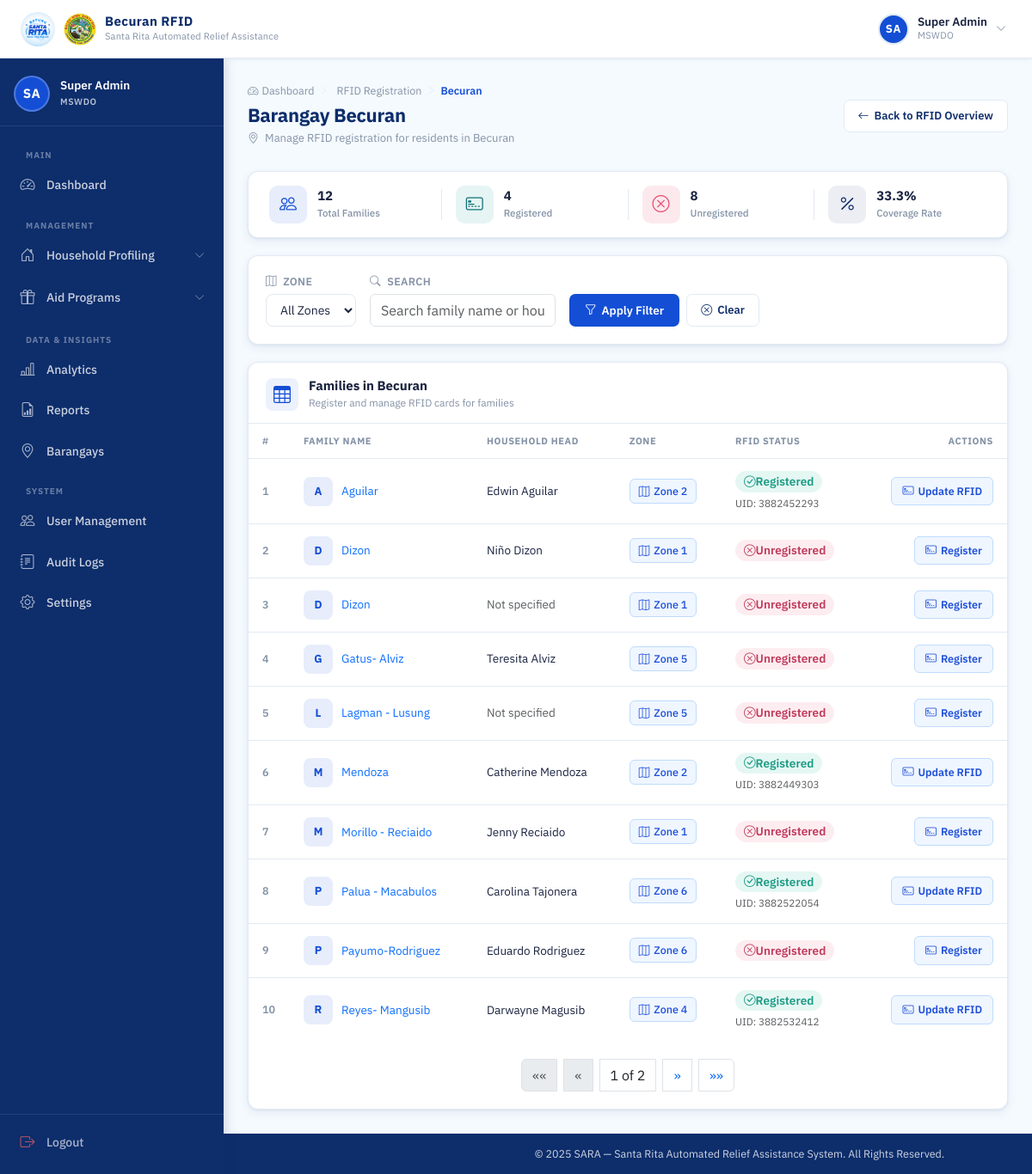
The page /mswdo/rfid/barangay/1/ (signed in) on the database as committed earlier.
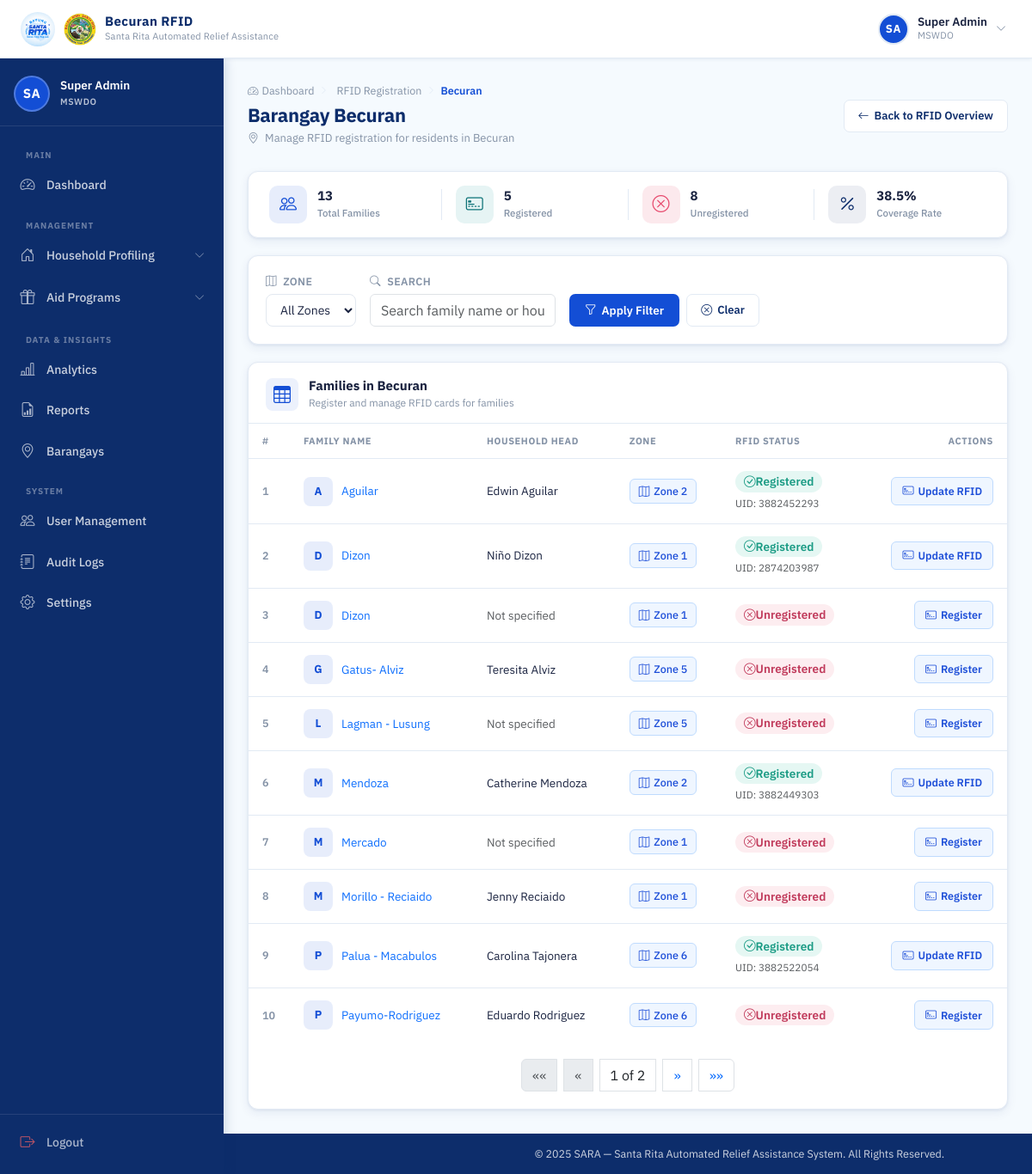
The same page on the database as committed later.
### households/models.py (models this page shows, shortened)
class Family(models.Model):
    household = models.ForeignKey(Household, on_delete=models.CASCADE, related_name='families')
    family_name = models.CharField(max_length=100)
    rfid_uid = models.CharField(
        max_length=50,
        unique=True,
        null=True,
        blank=True
    )
    is_active = models.BooleanField(default=True)
    is_archived = models.BooleanField(default=False)
    archived_at = models.DateTimeField(null=True, blank=True)
    archived_by = models.ForeignKey(settings.AUTH_USER_MODEL, on_delete=models.SET_NULL, null=True, blank=True, related_name='+')
    @property
    def head_member(self):
        return self.members.filter(relationship='HEAD').first()

class FamilyMember(models.Model):
    family = models.ForeignKey(
        Family,
        on_delete=models.CASCADE,
        related_name='members'
    )
    first_name = models.CharField(max_length=100)
    middle_name = models.CharField(max_length=100, blank=True, null=True)
    last_name = models.CharField(max_length=100)
    suffix = models.CharField(max_length=20, blank=True, null=True)
    relationship = models.CharField(max_length=20, choices=RELATIONSHIP_CHOICES)
    birthdate = models.DateField(null=True, blank=True)
    date_of_death = models.DateField(null=True, blank=True)
    birthplace = models.CharField(max_length=150, blank=True, null=True)
    sex = models.CharField(max_length=1, choices=SEX_CHOICES, blank=True, null=True)
    civil_status = models.CharField(max_length=50, choices=CIVIL_STATUS_CHOICES, blank=True, null=True)
    government_id_type = models.CharField(
        max_length=20, choices=GOVERNMENT_ID_CHOICES,
        blank=True, default='PHILSYS'
    )
    government_id_number = models.CharField(max_length=50, blank=True, null=True)
    religion = models.CharField(max_length=100, blank=True, null=True)
    citizenship = models.CharField(max_length=50, default='Filipino', blank=True, null=True)
    occupation = models.CharField(max_length=150, blank=True, null=True)
    contact_number = models.CharField(
        max_length=13,
        blank=True,
        null=True,
        validators=[
            RegexValidator(
                regex=r'^(09|\+639)\d{9}$',
                message="Phone number must be entered in the format: '09XXXXXXXXX' or '+639XXXXXXXXX'."
            )
        ]
    )
    email = models.EmailField(blank=True, null=True)
    monthly_income = models.DecimalField(max_digits=10, decimal_places=2, default=0)
    educational_attainment = models.CharField(max_length=50, choices=EDUCATIONAL_ATTAINMENT_CHOICES, blank=True, null=True)
    education_status = models.CharField(max_length=50, choices=EDUCATION_STATUS_CHOICES, blank=True, null=True)
    is_pwd = models.BooleanField(default=False)
    is_solo_parent = models.BooleanField(default=False)
    is_senior_citizen = models.BooleanField(default=False)
    is_indigenous = models.BooleanField(default=False)
    is_out_of_school_youth = models.BooleanField(default=False)
    is_out_of_school_children = models.BooleanField(default=False)
    profile_image = models.ImageField(upload_to=resident_profile_image_path, blank=True, null=True)

class Household(models.Model):
    barangay = models.ForeignKey(Barangay, on_delete=models.CASCADE, related_name='households')
    zone = models.ForeignKey(Zone, on_delete=models.CASCADE, related_name='households')
    LAND_USE_CHOICES = (
        ('RESIDENTIAL', 'Residential'),
        ('AGRICULTURAL', 'Agricultural'),
        ('COMMERCIAL', 'Commercial'),
        ('INDUSTRIAL', 'Industrial'),
        ('INSTITUTIONAL', 'Institutional'),
        ('FISHING', 'Fishing'),
    )
    HAZARD_CHOICES = (
        ('NONE', 'No Hazard'),
        ('FLOOD', 'Flood'),
        ('LANDSLIDE', 'Landslide'),
        ('FIRE', 'Fire'),
        ('EARTHQUAKE', 'Earthquake/Fault'),
        ('RIVERBANK_EROSION', 'Riverbank Erosion'),
        ('OTHER', 'Other'),
    )
    house_number = models.CharField(max_length=50)
    land_use = models.CharField(max_length=20, choices=LAND_USE_CHOICES)
    hazard_exposure = models.CharField(max_length=20, choices=HAZARD_CHOICES)
    flood_depth = models.CharField(max_length=50, blank=True)
    flood_frequency = models.CharField(max_length=50, blank=True)
    hazard_other_description = models.CharField(max_length=255, blank=True)
    accessibility = models.CharField(max_length=255, blank=True)
    location_notes = models.CharField(max_length=255, blank=True)
    latitude = models.DecimalField(max_digits=9, decimal_places=6, null=True, blank=True)
    longitude = models.DecimalField(max_digits=9, decimal_places=6, null=True, blank=True)

class Zone(models.Model):
    barangay = models.ForeignKey(Barangay, on_delete=models.CASCADE, related_name='zones')
    name = models.CharField(max_length=50)

### rfid/views.py (the view)
# urls.py: path('mswdo/rfid/barangay/<int:barangay_id>/', views.barangay_rfid_detail, name='barangay_rfid_detail'),
@login_required
@session_protected
@mswdo_or_staff_required
def barangay_rfid_detail(request, barangay_id):
    barangay = get_object_or_404(Barangay, id=barangay_id)
    selected_zone_id = request.GET.get('zone')
    search_query = request.GET.get('search', '').strip()
    zones = Zone.objects.filter(barangay=barangay).order_by('name')
    selected_zone = None
    if selected_zone_id:
        selected_zone = get_object_or_404(Zone, id=selected_zone_id, barangay=barangay)
    families_qs = Family.objects.select_related(
        'household__zone__barangay'
    ).prefetch_related(
        'members'
    ).filter(
        household__zone__barangay=barangay
    )
    if selected_zone:
        families_qs = families_qs.filter(household__zone=selected_zone)
    if search_query:
        families_qs = families_qs.filter(
            Q(family_name__icontains=search_query) |
            Q(members__first_name__icontains=search_query) |
            Q(members__last_name__icontains=search_query)
        ).distinct()
    families_qs = families_qs.order_by('family_name', 'id')
    total = families_qs.count()
    registered = families_qs.filter(rfid_uid__isnull=False).exclude(rfid_uid='').count()
    unregistered = total - registered
    rate = round((registered / total * 100), 1) if total else 0
    stats = {
        'total': total,
        'registered': registered,
        'unregistered': unregistered,
        'rate': rate,
    }
    paginator = Paginator(families_qs, 10)
    page_number = request.GET.get('page', 1)
    page_obj = paginator.get_page(page_number)
    context = {
        'barangay': barangay,
        'zones': zones,
        'selected_zone': selected_zone,
        'search_query': search_query,
        'families': page_obj,
        'page_obj': page_obj,
        'stats': stats,
        'requires_auth': True,
    }
    return render(request, 'rfid/barangay_rfid_detail.html', context)

### accounts/context_processors.py (called while the page is built)
def auth_required(request):
    return {
        'requires_auth': request.user.is_authenticated
    }

def offline_sync_metadata(request):
    from distribution.models import OfflineSyncMetadata
    from django.conf import settings
    offline_mode = getattr(settings, 'OFFLINE_MODE', False)
    if request.user.is_authenticated and request.user.role == 'MSWDO_STAFF':
        latest_sync = OfflineSyncMetadata.get_latest_sync()
        return {
            'latest_sync': latest_sync,
            'OFFLINE_MODE': offline_mode,
        }
    return {
        'OFFLINE_MODE': offline_mode,
    }

def maptiler_api_key(request):
    from django.conf import settings
    return {
        'maptiler_api_key': getattr(settings, 'MAPTILER_API_KEY', '')
    }

### rfid/templates/rfid/barangay_rfid_detail.html (shortened to what the changed rows need)
{% extends 'base.html' %}
{% load static %}
{% block css %}
<link rel="stylesheet" href="{% static 'css/mswdo_dashboard.css' %}">
<link rel="stylesheet" href="{% static 'css/barangay_accounts.css' %}">
<link rel="stylesheet" href="{% static 'css/barangay_list.css' %}">
<link rel="stylesheet" href="{% static 'css/households.css' %}">
<link rel="stylesheet" href="{% static 'css/register_rfid.css' %}">
{% endblock %}
{% block content %}
<div class="dash-page-header">
  <div>
    <h1 class="dash-page-title">Barangay {{ barangay.name }}</h1>
  </div>
</div>
<div class="brgy-info-strip rfid-stats-strip">
  <div class="brgy-info-item">
    <div>
      <span class="brgy-info-val">{{ stats.total }}</span>
      <span class="brgy-info-label">Total Families</span>
    </div>
  </div>
  <div class="brgy-info-item">
    <div>
      <span class="brgy-info-val">{{ stats.registered }}</span>
      <span class="brgy-info-label">Registered</span>
    </div>
  </div>
  <div class="brgy-info-item">
    <div>
      <span class="brgy-info-val">{{ stats.rate }}%</span>
      <span class="brgy-info-label">Coverage Rate</span>
    </div>
  </div>
</div>
<div class="dash-panel">
  <div class="dash-panel__header">
    <div class="dash-panel__header-left">
      <div>
        <h2 class="dash-panel__title">Families in {{ barangay.name }}</h2>
      </div>
    </div>
  </div>
  <div class="dash-panel__body p-0">
    <div class="table-responsive">
      <table class="acct-table">
        <thead>
          <tr>
            <th class="acct-th">#</th>
            <th class="acct-th">Family Name</th>
            <th class="acct-th">Household Head</th>
            <th class="acct-th">Zone</th>
            <th class="acct-th">RFID Status</th>
            <th class="acct-th acct-th--actions">Actions</th>
          </tr>
        </thead>
        <tbody>
          {% for family in families %}
          <tr class="acct-row">
            <td class="acct-td acct-td--num">{{ page_obj.start_index|add:forloop.counter0 }}</td>
            <td class="acct-td">
              <div class="acct-barangay-cell" style="cursor: pointer;" onclick="openFamilyModal('{{ family.id }}')">
                <div class="acct-avatar">{{ family.family_name|first|upper }}</div>
                <span class="text-primary">{{ family.family_name }}</span>
              </div>
            </td>
            <td class="acct-td">
              {% if family.head_member %}
                {{ family.head_member.first_name }} {{ family.head_member.last_name }}
              {% else %}
                <span class="text-muted">Not specified</span>
              {% endif %}
            </td>
            <td class="acct-td">
              <span class="hh-rfid-tag hh-rfid-tag--registered">
                <i class="bi bi-map"></i> {{ family.household.zone.name }}
              </span>
            </td>
            <td class="acct-td">
              {% if family.rfid_uid %}
                <span class="rfid-count rfid-count--reg">
                  <i class="bi bi-check-circle"></i> Registered
                </span>
                <small class="text-muted d-block mt-1">UID: {{ family.rfid_uid }}</small>
              {% else %}
                <span class="rfid-count rfid-count--unreg">
                  <i class="bi bi-x-circle"></i> Unregistered
                </span>
              {% endif %}
            </td>
            <td class="acct-td acct-td--actions">
              <div class="acct-actions">
                <a href="{% url 'register_rfid_family' family.id %}" class="acct-btn acct-btn--edit">
                  <i class="bi bi-credit-card-2-front"></i><span>{% if family.rfid_uid %}Update RFID{% else %}Register{% endif %}</span>
                </a>
              </div>
            </td>
          </tr>
          {% endfor %}
        </tbody>
      </table>
    </div>
  </div>
</div>
{% endblock %}

Rows that differ between the two databases and show on the page:
no longer on this page (row unchanged): Family: start_index|add "10", family_name|first "R", family_name "Reyes- Mangusib", head_member.first_name "Darwayne", head_member.last_name "Magusib", household.zone.name "Zone 4", rfid_uid "3882532412", shows "Update RFID"
changed Family "Niño": rfid_uid (not shown) → "2874203987"; rfid_uid "Unregistered Register" → "Registered UID: Update RFID"
added Family: start_index|add "7", family_name|first "M", family_name "Mercado", shows "Not specified", household.zone.name "Zone 1", shows "Unregistered", shows "Register"
computed for Family "Morillo - Reciaido": start_index|add "7" → "8"
computed for Family "Palua - Macabulos": start_index|add "8" → "9"
computed for Family "Payumo-Rodriguez": start_index|add "9" → "10"
Other text that changed with them:
{{ stats.total }}: "12" → "13"
{{ stats.registered }}: "4" → "5"
{{ stats.rate }}: "33.3" → "38.5"
